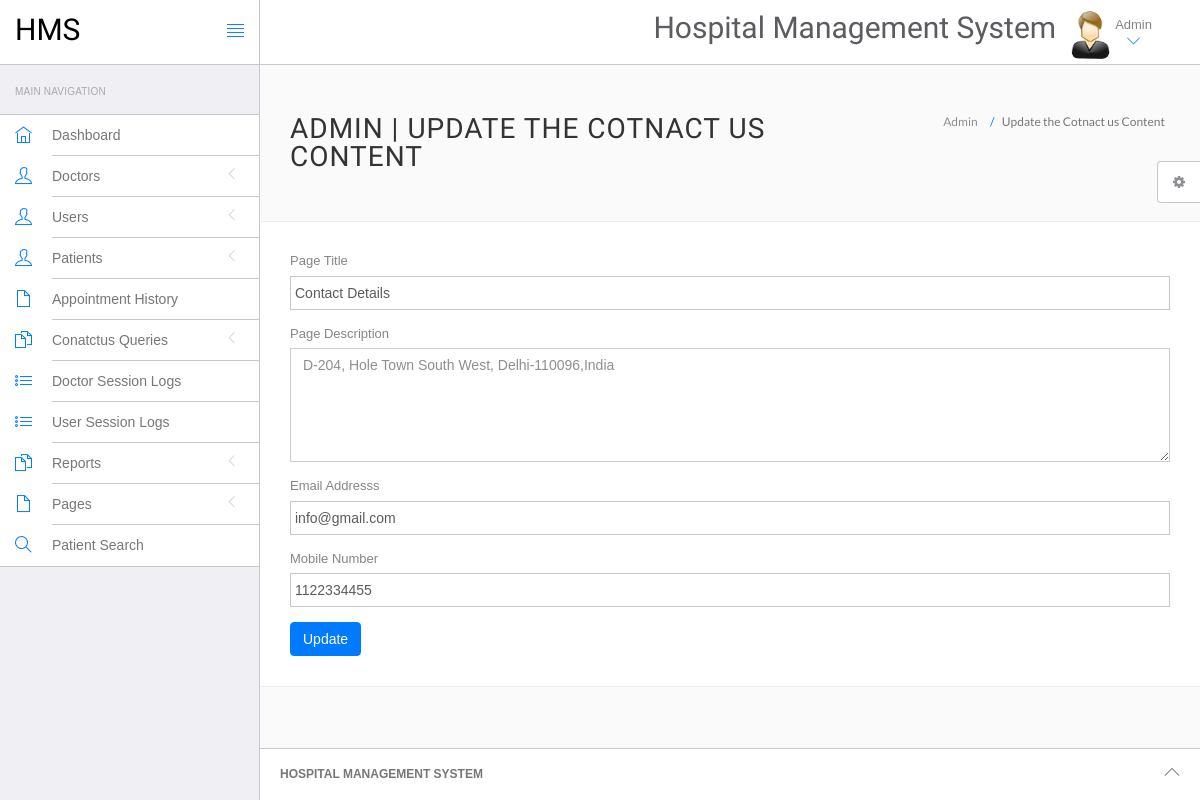
Page /hospital/hms/admin/contact.php (signed in) on the earlier database version.
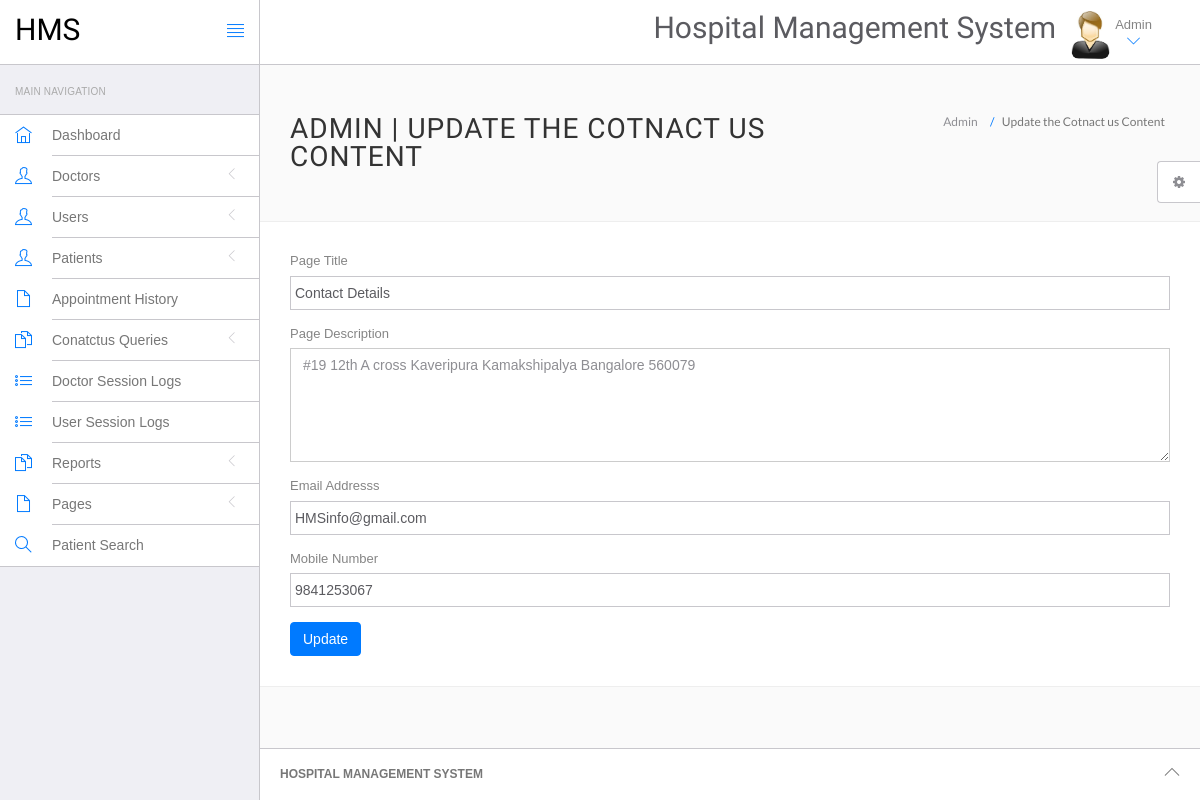
Same page on the later database version.
### tables this page shows
CREATE TABLE `tblpage` (
  `ID` int(10) NOT NULL,
  `PageType` varchar(200) DEFAULT NULL,
  `PageTitle` varchar(200) DEFAULT NULL,
  `PageDescription` mediumtext DEFAULT NULL,
  `Email` varchar(120) DEFAULT NULL,
  `MobileNumber` bigint(10) DEFAULT NULL,
  `UpdationDate` timestamp NULL DEFAULT current_timestamp(),
  `OpenningTime` varchar(255) DEFAULT NULL
);

### hospital/hms/admin/contact.php (the view, shortened to what this page needs)
<?php
include('include/config.php');
if(strlen($_SESSION['id']==0)) {
 header('location:logout.php');
  } else{
?>
<!DOCTYPE html>
<html lang="en">
	<head>
		<link rel="stylesheet" href="vendor/bootstrap/css/bootstrap.min.css">
		<link rel="stylesheet" href="vendor/fontawesome/css/font-awesome.min.css">
		<link rel="stylesheet" href="vendor/themify-icons/themify-icons.min.css">
		<link href="vendor/animate.css/animate.min.css" rel="stylesheet" media="screen">
		<link href="vendor/perfect-scrollbar/perfect-scrollbar.min.css" rel="stylesheet" media="screen">
		<link href="vendor/switchery/switchery.min.css" rel="stylesheet" media="screen">
		<link href="vendor/bootstrap-touchspin/jquery.bootstrap-touchspin.min.css" rel="stylesheet" media="screen">
		<link href="vendor/select2/select2.min.css" rel="stylesheet" media="screen">
		<link href="vendor/bootstrap-datepicker/bootstrap-datepicker3.standalone.min.css" rel="stylesheet" media="screen">
		<link href="vendor/bootstrap-timepicker/bootstrap-timepicker.min.css" rel="stylesheet" media="screen">
		<link rel="stylesheet" href="assets/css/styles.css">
		<link rel="stylesheet" href="assets/css/plugins.css">
		<link rel="stylesheet" href="assets/css/themes/theme-1.css" id="skin_color" />
	</head>
	<body>
		<div id="app">
<?php include('include/sidebar.php');?>
			<div class="app-content">
					<?php include('include/header.php');?>
				<div class="main-content" >
					<div class="wrap-content container" id="container">
						<section id="page-title">
							<div class="row">
								<div class="col-sm-8">
									<h1 class="mainTitle">Admin  | Update the Cotnact us Content</h1>
																	</div>
								<ol class="breadcrumb">
									<li>
										<span>Admin </span>
									</li>
									<li class="active">
										<span>Update the Cotnact us Content</span>
									</li>
								</ol>
							</div>
						</section>
						<div class="container-fluid container-fullw bg-white">
									<div class="row">
								<div class="col-md-12">
          <form class="forms-sample" method="post">
                    <?php
$ret=mysqli_query($con,"select * from  tblpage where PageType='contactus'");
while ($row=mysqli_fetch_array($ret)) {
?>
                    <div class="form-group">
                       <label for="exampleInputUsername1">Page Title</label>
                      <input id="pagetitle" name="pagetitle" type="text" class="form-control" required="true" value="<?php  echo $row['PageTitle'];?>">
                    </div>
                    <div class="form-group">
                      <label for="exampleInputEmail1">Page Description</label>
                      <textarea class="form-control" name="pagedes" id="pagedes" rows="5"><?php  echo $row['PageDescription'];?></textarea>
                    </div>
                    <div class="form-group">
                      <label for="exampleInputUsername1">Email Addresss</label>
                     <input type="email" class="form-control" name="email" value="<?php  echo $row['Email'];?>" required='true'>
                    </div>
                    <div class="form-group">
                      <label for="exampleInputUsername1">Mobile Number</label>
                     <input type="text" class="form-control" name="mobnum" value="<?php  echo $row['MobileNumber'];?>" required='true' maxlength="10" pattern='[0-9]+'>
                    </div>
                    <?php } ?>
                    <button type="submit" class="btn btn-primary mr-2" name="submit">Update</button>
                  </form>
								</div>
							</div>
								</div>
					</div>
				</div>
			</div>
	<?php include('include/footer.php');?>
	<?php include('include/setting.php');?>
		</div>
	</body>
</html>
<?php } ?>

Differences in the rows shown:
changed tblpage "Contact Details": pagedes "D-204, Hole Town South West, Delhi-110096,India" → "#19 12th A cross Kaveripura Kamakshipalya Bangalore 560079"; email "info@gmail.com" → "HMSinfo@gmail.com"; mobnum "1122334455" → "9841253067"
